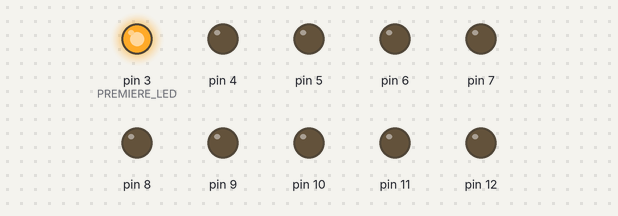
Simulated run of this sketch. Board: Arduino Uno, built with avr-gcc and run on an emulated ATmega328P. Parts: output pins drawn as LEDs (lit = HIGH).

Above: at 0.05 s.
At 0.35 s:
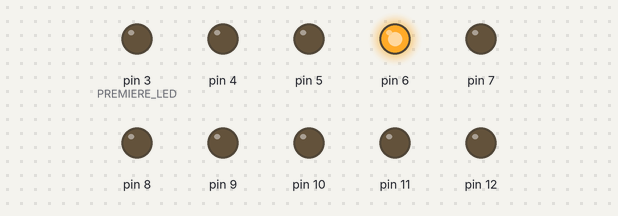
At 0.75 s:
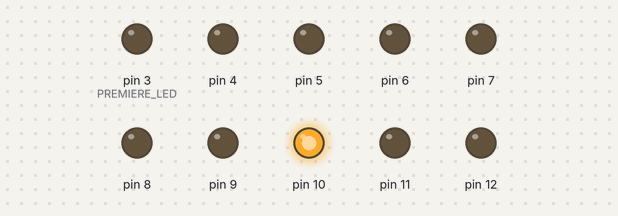
At 1.45 s:
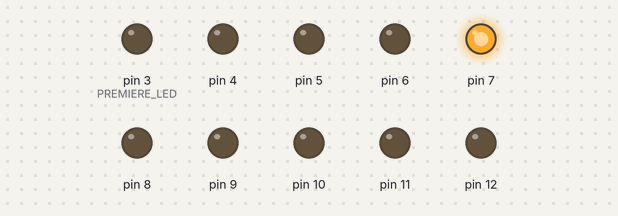
At 2.15 s:
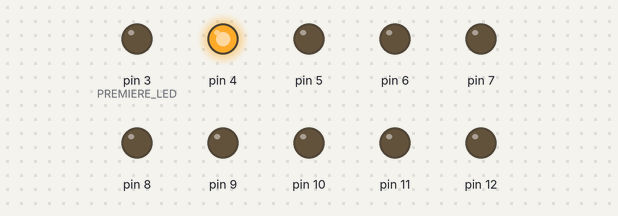
At 2.85 s:
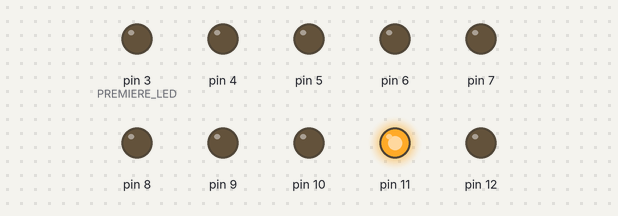
Timing chart, 0 to 3.1 s (numbered marks = the images above):
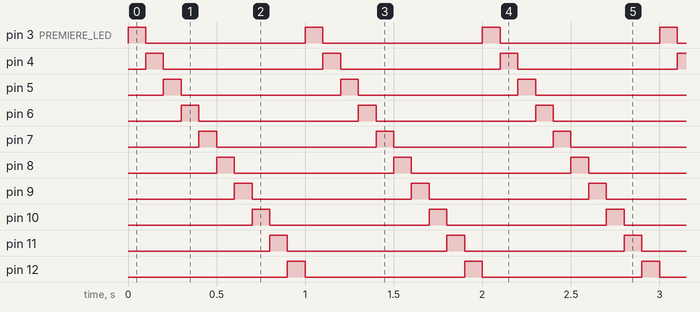

Measured:
- by itself, pin 3 (PREMIERE_LED), pin 4–12: alternates HIGH for 0.10 s and LOW for 0.90 s
- by itself, everything shown: repeats every 1.0 s, in 10 steps

The sketch:

bargraphe.ino
```cpp
// Chenillard sur un bargraphe de 10 LEDs (broches 3 a 12), pas de 100 ms
#define PREMIERE_LED 3
#define NB_LEDS      10
#define PERIODE_MS   100

void setup() {
  for (int i = 0; i < NB_LEDS; i++) {
    pinMode(PREMIERE_LED + i, OUTPUT);
    digitalWrite(PREMIERE_LED + i, LOW);
  }
}

void loop() {
  for (int i = 0; i < NB_LEDS; i++) {
    digitalWrite(PREMIERE_LED + i, HIGH);
    delay(PERIODE_MS);
    digitalWrite(PREMIERE_LED + i, LOW);
  }
}
```
